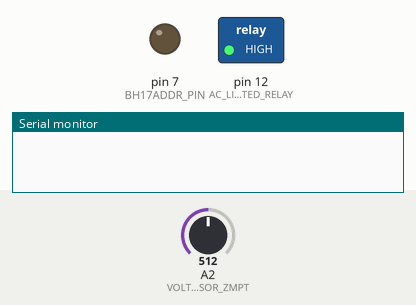
Bench run of a program on a simulated Arduino Uno, built with avr-gcc and run on an emulated ATmega328P. On the bench: switched loads named in the program (green lamp = pin HIGH), output pins drawn as LEDs (lit = HIGH), the last lines printed to the serial monitor. Wiring (inferred from the names in the program): BH1750 light sensor at I2C address 0x23. The test bench sets the inputs (shaded band); at power-on: A2 (VOLTAGE_SENSOR_ZMPT) = 512.

Above: at 0.6 s.
At 4.6 s:
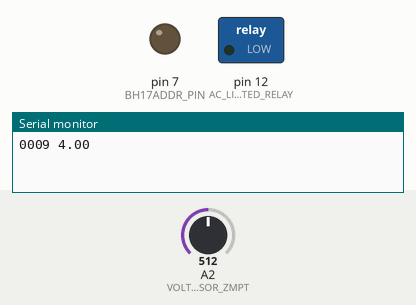
Timing chart, 0 to 6.2 s (numbered marks = the images above):
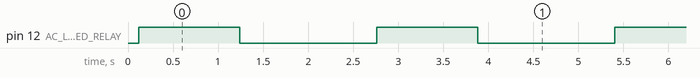

The program:

main.cpp
```cpp
#include <Arduino.h>
#include <BH1750FVI.h>
#include <Adafruit_Sensor.h>
#include <DHT.h>
#include <DHT_U.h>
#include <Wire.h>
#include <OneWire.h>

//uart codes for sensors
#define DHT_TEMP_SENSOR_CODE "0001 "
#define DHT_HUMIDITY_SENSOR_CODE "0002 "
#define MQ135_SENSOR_CODE "0003 "
#define LIGHT_INTENSITY_SENSOR_CODE "0004 "
#define UV_SENSOR_CODE "0005 "
#define WATER_TEMP_SENSOR_CODE "0006 "
#define WATER_HEIGHT_SENSOR_CODE "0007 "
#define GRID_VOLTAGE_SENSOR_CODE "0008 "
#define NEIGHBORHOOD_GENERATOR_VOLTAGE_SENSOR_CODE "0009 "


#define DHTTYPE DHT22
#define DHTPIN 4
#define BH17ADDR_PIN 7
#define ULTRASONIC_ECHOPIN 11
#define ULTRASONIC_TRIGPIN 10
#define WATERPROOF_TEMP 8
#define AC_LINE_SWAP_INVERTED_RELAY 12
#define GYML8511_UV_EN_PIN 5
#define GYML8511_UV_READ_PIN A3
#define MQ135PIN A0
#define VOLTAGE_SENSOR_ZMPT A2
//I2C SCL A5
//I2C SDA A4

DHT_Unified dht(DHTPIN, DHTTYPE);
sensors_event_t event;
OneWire ds(WATERPROOF_TEMP);
BH1750FVI bh17LightLux(BH17ADDR_PIN);

void DHTMeasureHumidityAndSend();
void DHTMeasureTempAndSend();
void MQ135MeasureAirQualityAndSend();
void ultrasonicMeasureDistance();
void waterTemperature();
void lightIntensity();
void UVLightGy();
double measureVoltage();
int averageAnalogRead(int pinToRead);
void mainsAndGeneratorVoltage();

void outputValuesFloat(char *sensorCode, float value);
void outputValuesInt(char *sensorCode, uint16_t value);
void setRelayState(boolean state);

boolean relayState = false;
/*
 * Setup function. Here we do the basics
 */
void setup(void)
{
  Serial.begin(9600);
  pinMode(ULTRASONIC_ECHOPIN, INPUT);
  pinMode(ULTRASONIC_TRIGPIN, OUTPUT);
  pinMode(WATERPROOF_TEMP, INPUT_PULLUP);
  pinMode(GYML8511_UV_READ_PIN, INPUT);
  pinMode(GYML8511_UV_EN_PIN, INPUT);
  pinMode(AC_LINE_SWAP_INVERTED_RELAY, OUTPUT);
  // Initialize device.
  dht.begin();
  ds.begin(WATERPROOF_TEMP);
  bh17LightLux.begin();


}


/*
 * Main function. It will request the tempC from the sensors and display on Serial.
 */
void loop(void)
{
  setRelayState(HIGH);
  delay(100);
  mainsAndGeneratorVoltage();

  //mainsAndGeneratorVoltage();
  //waterTemperature();
  //ultrasonicMeasureDistance();
  //MQ135MeasureAirQualityAndSend();
  //DHTMeasureTempAndSend();
  //DHTMeasureHumidityAndSend();
  delay(500);
}

void UVLightGy(){
  digitalWrite(GYML8511_UV_EN_PIN, HIGH);
  delay(10);
  int val = averageAnalogRead(GYML8511_UV_READ_PIN);
  digitalWrite(GYML8511_UV_EN_PIN, LOW);
  float val5Volt = (float)val*5/1023;

  float valFinal = (val5Volt - 1.115)*15/(3 - 1); // value in mW/cm2

  if (valFinal <= 0) valFinal = 0;
  outputValuesFloat(UV_SENSOR_CODE, valFinal);
};

void lightIntensity(){
  float lux;
  //do dynamic remeasuring for different situations
  float midRes = bh17LightLux.getLightIntensityHighRes();
  if (midRes >= 60000) {
    lux = bh17LightLux.getLightIntensityLowRes();
  } else if (midRes <= 10) {
    lux = bh17LightLux.getLightIntensityHighRes2();
  } else lux = midRes;

  outputValuesFloat(LIGHT_INTENSITY_SENSOR_CODE, lux);
};

void mainsAndGeneratorVoltage(){
  setRelayState(HIGH);
  delay(1000);
  double volt = measureVoltage();
  if (volt > 15)
  {
    outputValuesFloat(GRID_VOLTAGE_SENSOR_CODE, volt);
  } else
  {
    setRelayState(LOW);
    delay(1000);
    volt = measureVoltage();
    outputValuesFloat(NEIGHBORHOOD_GENERATOR_VOLTAGE_SENSOR_CODE, volt);
  }


};
double measureVoltage(){
  int FREQUENCY =  50;
  int ZERO_VAC =  508;

  uint32_t period = 1000000 / FREQUENCY;
  uint32_t Vsum = 0;
  uint32_t measurements_count = 0;
  int16_t Vnow;
  uint32_t t_start = micros();
  while (micros() - t_start < period) {
      int16_t raw = analogRead(VOLTAGE_SENSOR_ZMPT);
      Vnow = raw - ZERO_VAC;
      Vsum += Vnow*Vnow;
      measurements_count++;
  }
  double Vrms = sqrt(Vsum / measurements_count);

  return Vrms; //requires multiplication on the esp side. to convert to ac voltage value
};

void waterTemperature(){
  byte i;
  byte type_s = 0; //  Chip = DS18B20
  byte data[9];
  byte addr[8];
  float celsius;


  if ( !ds.search(addr)) {
    Serial.println("water temperature: No addresses found.");
    ds.reset_search();
    delay(250);
    return;
  }

  if (OneWire::crc8(addr, 7) != addr[7]) {
    Serial.println("water temperature: CRC is not valid!");
    return;
  }

  ds.reset();
  ds.select(addr);
  ds.write(0x44, 1);        // start conversion, with parasite power on at the end

  delay(1000);     // maybe 750ms is enough, maybe not
  // we might do a ds.depower() here, but the reset will take care of it.

  ds.reset();
  ds.select(addr);
  ds.write(0xBE);         // Read Scratchpad

  for ( i = 0; i < 9; i++) {           // we need 9 bytes
    data[i] = ds.read();
  }

int16_t raw = (data[1] << 8) | data[0];
  if (type_s) {
    raw = raw << 3; // 9 bit resolution default
    if (data[7] == 0x10) {
      // "count remain" gives full 12 bit resolution
      raw = (raw & 0xFFF0) + 12 - data[6];
    }
  } else {
    byte cfg = (data[4] & 0x60);
    // at lower res, the low bits are undefined, so let's zero them
    if (cfg == 0x00) raw = raw & ~7;  // 9 bit resolution, 93.75 ms
    else if (cfg == 0x20) raw = raw & ~3; // 10 bit res, 187.5 ms
    else if (cfg == 0x40) raw = raw & ~1; // 11 bit res, 375 ms
    //// default is 12 bit resolution, 750 ms conversion time
  }

  celsius = (float)raw / 16.0;
  outputValuesFloat(WATER_TEMP_SENSOR_CODE, celsius);
};

void ultrasonicMeasureDistance(){
  float duration, distance;
  // Set the trigger pin LOW for 2uS
  digitalWrite(ULTRASONIC_TRIGPIN, LOW);
  delayMicroseconds(2);

  // Set the trigger pin HIGH for 20us to send pulse
  digitalWrite(ULTRASONIC_TRIGPIN, HIGH);
  delayMicroseconds(20); //20

  // Return the trigger pin to LOW
  digitalWrite(ULTRASONIC_TRIGPIN, LOW);

  // Measure the width of the incoming pulse
  duration = pulseIn(ULTRASONIC_ECHOPIN, HIGH);

  distance = (duration / 2) * 0.343;
  distance = distance / 10; // cm
  outputValuesFloat(WATER_HEIGHT_SENSOR_CODE, distance);

};

void MQ135MeasureAirQualityAndSend(){

  float sensorValueRaw = averageAnalogRead(MQ135PIN);
  float sensorValue = (float)sensorValueRaw/1023;
  outputValuesFloat(MQ135_SENSOR_CODE, sensorValue);
};

void DHTMeasureHumidityAndSend(){
  dht.humidity().getEvent(&event);
  if (!isnan(event.relative_humidity)) {
    outputValuesFloat(DHT_HUMIDITY_SENSOR_CODE, event.relative_humidity);
  }
};
void DHTMeasureTempAndSend(){
  dht.temperature().getEvent(&event);
  if (!isnan(event.temperature)) {
    outputValuesFloat(DHT_TEMP_SENSOR_CODE, event.temperature);
  }
};

int averageAnalogRead(int pinToRead)
{
  uint8_t numberOfReadings = 8;
  uint16_t runningValue = 0;

  for(int x = 0 ; x < numberOfReadings ; x++)
    runningValue += analogRead(pinToRead);
  //out of loop
  runningValue /= numberOfReadings;

  return(runningValue);
};

void outputValuesFloat(char *sensorCode, float value){
  String code = sensorCode;
  code += value;
  Serial.println(code);
}

void outputValuesInt(char *sensorCode, uint16_t value){
  String code = sensorCode;
  code += value;
  Serial.println(code);
}

void setRelayState(boolean state) {
  if (relayState != state) {
    relayState = state;
    digitalWrite(AC_LINE_SWAP_INVERTED_RELAY, relayState);
  }
}
```

BH1750FVI.cpp
```cpp
#include <Wire.h>
#include <Arduino.h>

#include <BH1750FVI.h>

void BH1750FVI::begin(){
  Wire.begin();
  pinMode(addressPin, OUTPUT);
  setAddressL();
  I2CWrite(I2C_deviceStatePowerUp);
  I2CWrite(I2C_deviceStateReset);
  I2CWrite(currentMode);
  delay(120);
};

void BH1750FVI::setMode(eDeviceMode_t mode){
  currentMode = mode;
  delay(10);
  I2CWrite(mode);
};

uint16_t BH1750FVI::getLightIntensity(eDeviceMode_t mode){
  I2CWrite(I2C_deviceStateReset);
  delay(10);
  I2CWrite(mode);
  delay(160);

  I2CWrite(mode);
  delay(120);
  uint16_t val = 0;
  Wire.requestFrom(currentDeviceAddress, 2);
  val = Wire.read();
  val <<= 8; //shift 8 bits
  val |= Wire.read(); // or operation, get the other 8 bits

  return val;
};

float BH1750FVI::getLightIntensityHighRes(){


  return getLightIntensity(I2c_DevModeContHighRes)/1.2;
};

float BH1750FVI::getLightIntensityHighRes2(){

  return getLightIntensity(I2c_DevModeContHighRes2)/2.4;
};

float BH1750FVI::getLightIntensityLowRes(){

  return getLightIntensity(I2c_DevModeContLowRes)/1.146;
};

void BH1750FVI::I2CWrite(uint8_t Data){
  Wire.beginTransmission(currentDeviceAddress);
  Wire.write(Data);
  Wire.endTransmission();
};

void BH1750FVI::setAddressL(){
  digitalWrite(addressPin, LOW);
  currentDeviceAddress = deviceAddress_L;
};

void BH1750FVI::setAddressH(){
  digitalWrite(addressPin, HIGH);
  currentDeviceAddress = deviceAddress_H;
};
```

BH1750FVI.h
```cpp
class BH1750FVI
{

public:
    uint8_t addressPin;
    typedef enum eDeviceAddress {
      deviceAddress_L = 0x23,
      deviceAddress_H = 0x5C
    } eDeviceAddress_t;
    typedef enum eDeviceMode {
      I2c_DevModeContHighRes     = 0x10,
      I2c_DevModeContHighRes2    = 0x11,
      I2c_DevModeContLowRes      = 0x13,
      I2c_DevModeOneTimeHighRes  = 0x20,
      I2c_DevModeOneTimeHighRes2 = 0x21,
      I2c_DevModeOneTimeLowRes   = 0x23
    } eDeviceMode_t;
    eDeviceMode_t currentMode = I2c_DevModeOneTimeHighRes;
    BH1750FVI(uint8_t addressPin){
        this->addressPin = addressPin;
    };

    void BH1750FVI::begin();
    void BH1750FVI::setMode(eDeviceMode_t mode);
    uint16_t BH1750FVI::getLightIntensity(eDeviceMode_t mode);
    float BH1750FVI::getLightIntensityHighRes();
    float BH1750FVI::getLightIntensityHighRes2();
    float BH1750FVI::getLightIntensityLowRes();

    void BH1750FVI::setAddressL();
    void BH1750FVI::setAddressH();

    private:
    void BH1750FVI::I2CWrite(uint8_t Data);

    typedef enum eDeviceState {
      I2C_deviceStatePowerDown = 0x00,
      I2C_deviceStatePowerUp   = 0x01,
      I2C_deviceStateReset     = 0x07
    } eDeviceState_t;
    eDeviceAddress_t currentDeviceAddress;
};
```

Measured:
- by itself, pin 12 (AC_LINE_SWAP_INVERTED_RELAY): alternates HIGH for 1.1 s and LOW for 1.5 s
